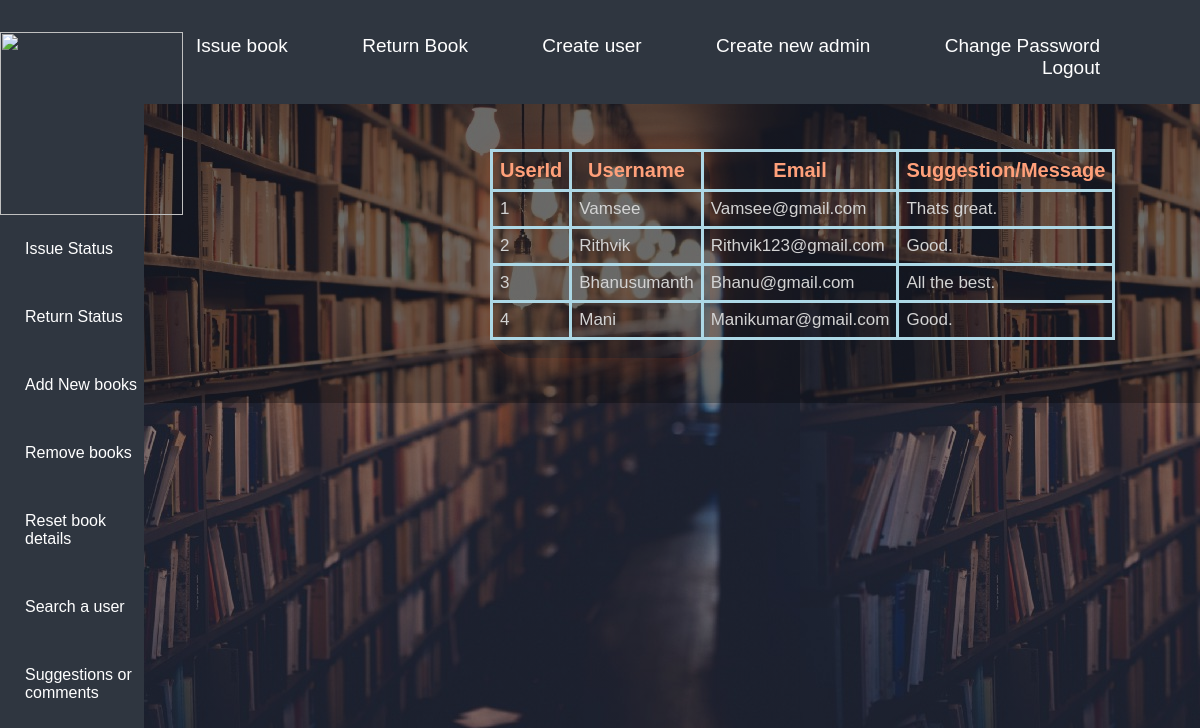
Screenshot of /Suggestions.php with the database file from the repository.
### tables this page shows
CREATE TABLE `comments` (
  `id` int(11) NOT NULL,
  `username` varchar(50) NOT NULL,
  `email` varchar(45) NOT NULL,
  `message` text NOT NULL
);

### Suggestions.php (the view, shortened to what this page needs)
<html>
    <head>
        <link rel="stylesheet" href="style.css">
    </head>
    <body>
    <div class="full-page1">
        <div class="navbar1">
        <nav>
               <ul id='MainMenu'>
                   <li><a href='admin.php'>Home</a></li>
                   <li><a href='Issue book.php'>Issue book</a></li>
                   <li><a href='returnbook.php'>Return Book</a></li>
                   <li><a href='Create user.php'>Create user</a></li>
                   <li><a href='Create admin.php'>Create new admin</a></li>
                   <li><a href='Password.php'>Change Password</a></li>
                   <li><a href='logout.php'>Logout</a></li>
               </ul>
            </nav>
        </div>
        <div id='issue-form' class='issue-page'>
            <div class="suggestion-box">
                <div class='button-box'>
<?php
$conn=new mysqli('localhost','root','','lms');
$sql="select * from comments";
$records=$conn->query($sql);
if($records->num_rows!=0)
{
    ?>
    <table>
    <tr>
        <th>UserId</th>
        <th>Username</th>
        <th>Email</th>
        <th>Suggestion/Message</th>
    </tr>
    <?php
    while($row=$records->fetch_assoc())
    {
    ?>
    <tr>
        <td><?php echo $row['id'];?></td>
        <td><?php echo $row['username'];?></td>
        <td><?php echo $row['email'];?></td>
        <td><?php echo $row['message'];?></td>
    </tr>
    <?php
    }
    ?>
    </table>
<?php
}
else
{
    require "Home.php";
     echo "<script>";
    echo "var mydiv=document.getElementById('section');";
    echo "mydiv.innerHTML='<h2 style=\"color: red;\">No record is found.</h2>';";
    echo "</script>";
}
?>
<br>
            </div>
        </div>
    </div>
        <div class="navbar2">
        <nav1>
        <br>
          <img id = "logo" src="https://i.pinimg.com/originals/0a/cd/50/0acd5002683fbcf2b720004f201ee530.jpg">
            <ul id='MainMenu1'>
             <li><a href='Issuestatus.php'>Issue Status</a></li>
             <li><a href='Returnstatus.php'>Return Status</a></li>
             <li><a href='Addbook.php'>Add New books</a></li>
             <li><a href='removebook.php'>Remove books</a></li>
             <li><a href='Resetbooks.php'>Reset book details</a></li>
             <li><a href='searchuser.php'>Search a user</a></li>
             <li><a href='Suggestions.php'>Suggestions or comments</a></li>
            </ul>
         </nav1>
        </div>
    </div>
    </body>
</html>

### style.css (style rules this page uses)
* { margin:0; padding:0; box-sizing: border-box; font-family: 'Josefin Sans', sans-serif; }
body { background-image: linear-gradient(rgba(0, 0, 0, 0.4),rgba(0,0,0,0.4)),url(Library.jpeg); }
body, html { -webkit-touch-callout: none; -webkit-user-select: none; -khtml-user-select: none; -moz-user-select: none; -ms-user-select: none; user-select: none; }
a { user-select: none; -webkit-user-drag: none; }
::placeholder { color: aliceblue; }
.full-page1 { height:100%; width:100%; background-position: center; position:relative; }
.navbar1 { width:100%; background:#2f3640; display: flex; align-items: center; padding:25px; padding-left: 0px; padding-right: 30px; padding-top: 35px; }
.navbar2 { top:-310px; height:170%; width:12%; display: flex; align-items: center; }
.full-page1 .navbar2 { position:fixed; background:#2f3640; }
.full-page1 .navbar2 ul li { padding:25px; border-bottom: 2px rgba(255, 255, 255, 0.1); border-top: 2px rgba(225, 225, 225, 0.05); font-family: 'Times New Roman', Times, serif; }
nav1 ul { display: inline-block; list-style: none; }
nav1 li { display: inline-block; margin-right:10px; }
nav1 ul li a { transition: .3s; text-decoration: none; font-size: 16px; color:white; font-family: sans-serif; }
nav { flex:1; text-align:right; }
nav ul { display: inline-block; list-style: none; }
nav li { display: inline-block; margin-right:70px; }
nav ul li a { text-decoration: none; font-size: 19px; color:white; font-family: sans-serif; }
a { text-decoration: none; color:palevioletred; font:28px; }
.button-box { width:220px; margin:35px auto; position:relative; box-shadow:0 0 20px 9px #ff61241f; border-radius: 30px; }
#logo { width: 183px; }
.suggestion-box { width:100%; height:auto; position:relative; margin: auto; background: rgba(0, 0, 0, 0.3); padding:10px; overflow: hidden; }

### Suggestions.php (style rules this page uses)
table { width: auto; height:auto; }
table,th,td { padding:7px; border: 3px solid lightblue; border-collapse: collapse; }
th { color:lightsalmon; font-size: 20px; }
td { color:lightgray; font-size: 17px; }

### rows the page displays
comments: id "1", username "Vamsee", email "Vamsee@gmail.com", message "Thats great."
comments: id "2", username "Rithvik", email "Rithvik123@gmail.com", message "Good."
comments: id "3", username "Bhanusumanth", email "Bhanu@gmail.com", message "All the best."
comments: id "4", username "Mani", email "Manikumar@gmail.com", message "Good."
